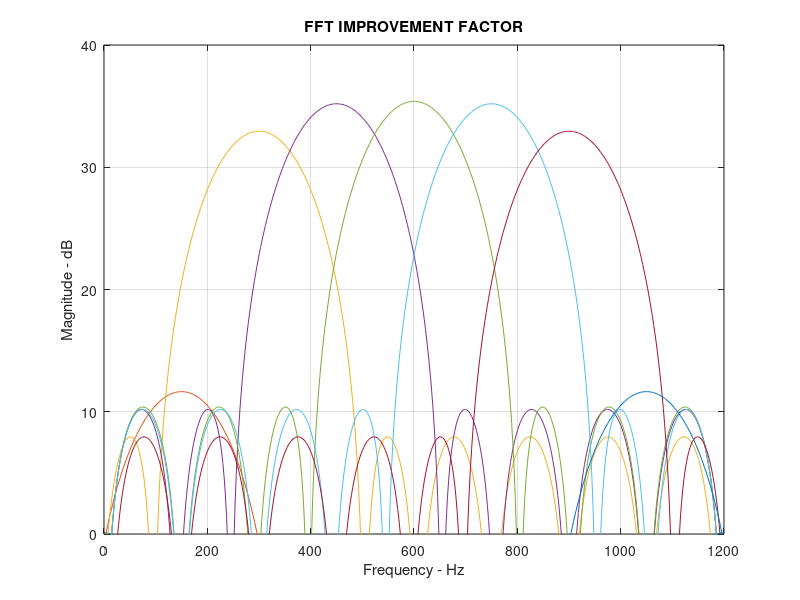
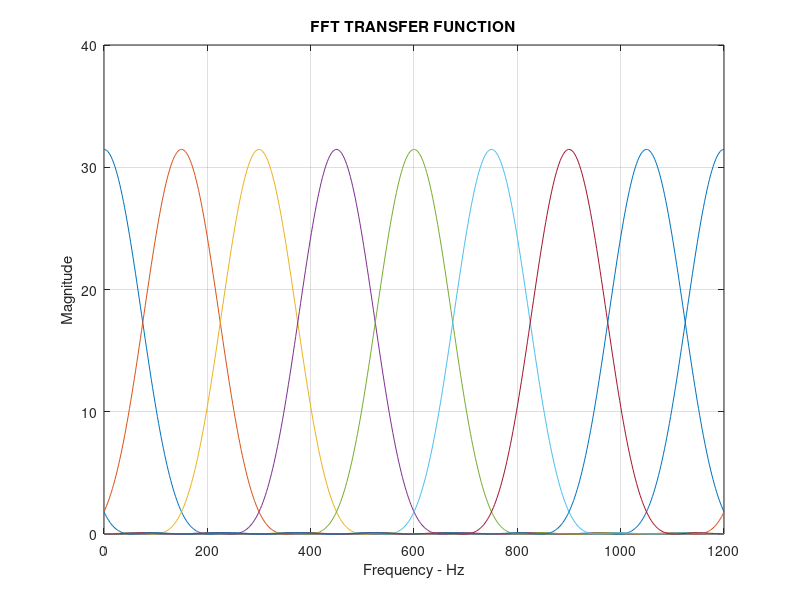

Source code (MATLAB) for these figures, in order: (Note: this script raises an error after producing the figures.)
% FFT Improvement Factor
% ----------------------

% Chebyshev weights are default.
% To change weights add % to Chebyshev weights 
% and remove % from desired weights

% fft_impfac.m

clear;clc;
j=sqrt(-1);

n=8;             % FFT Points
for K=1:n;       % Fiter Number - 1,2....n
%PRF= 216;       % ARSR-4 Radar PRF - Hz 
PRF=1200;        % ASR-9 Radar PRF - Hz
T=1/PRF;         % Radar Period - s
%sig_f=5.68;     % ARSR-4 Clutter Spectrum- sd -Hz
sig_f=15.3;		  % ASR-9 Clutter Spectrum- sd -Hz


% Find FFT Weights

for k=1:n;
   for i=1:n;
        w(k,i)=exp(-j*2*pi*(i-1)*(k-1)/n);
     end;
end;

ynn=chebwin(n,25);
yn=hamming(n);
wx=ynn'.*w(K,:);	 % Chebyshev Weights
%wx=yn'.*w(K,:);   % Hamming Weights
%wx=w(K,:);        % Uniform Weights

% Clutter Covariance Matrix

x=sig_f/PRF;
omega=2*pi*x;

rho1=exp( -(omega^2)/2);

for ii=1:n;
   for jj=1:n;
      Rn(ii,jj)=rho1^((ii-jj)^2);
   end;
end;

Pn= wx*Rn*wx';

% Signal Covariance Matrix

N=512;
for m=1:N;
   fd=PRF*(m-1)/(N-1)+1e-12;
   xx=2*pi*fd/PRF;
   for nx=1:n;
      for mx=1:n
         Ms(nx,mx)=exp(-j*xx*(mx-nx));
      end;
   end; 
 Ps(K,m)=wx*Ms*wx';     % Transfer Function 
 Imp(K,m)=Ps(K,m)/Pn;         % FFT Improvement Factor
 I_db(K,m)=10*log10(Imp(K,m));
end;
end;

Ps_db=10*log10(Ps);

% Frequency Vector

for l=1:N;
  fd(l)=PRF*(l-1)/(N-1)+1e-12;
 end;
 
figure(1);
%plot(fd,Imp,'k');grid;
%axis([ 0 1200  0 2500]);
plot(fd,I_db);grid;
axis([ 0 1200  0 40]);
title('FFT IMPROVEMENT FACTOR');  
xlabel('Frequency - Hz');
%ylabel('Magnitude');
ylabel('Magnitude - dB');

figure(2);
plot(fd,Ps);grid;
%axis([ 0 1200  0 70]);				% Uniform Weights
axis([ 0 1200  0 40]);           % Chebyshev Weights
%plot(fd,Ps_db,'k');grid;
%axis([ 0 216  -30 20]);
title('FFT TRANSFER FUNCTION');  
xlabel('Frequency - Hz');
ylabel('Magnitude');
%ylabel('Magnitude - dB');
hold on

% Uniform Grid Lines x=0-1200, space=100;y=0-70;space=5
%xl=0;xh=1200;yl=0;yh=70;nx=13;ny=15;
%hx=gridline(xl,xh,nx,yl,yh,ny);

% Chebyshev Grid Lines x=0-1200, space=100;y=0-40;space=5
xl=0;xh=1200;yl=0;yh=40;nx=13;ny=17;
hx=gridline(xl,xh,nx,yl,yh,ny);
hold off


 